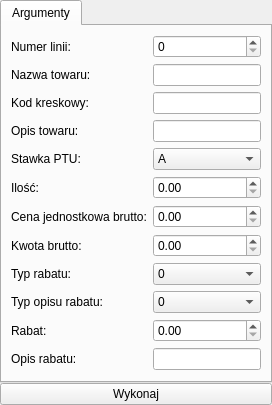
       <widget class="QWidget" name="printReceiptLinePage">
        <layout class="QGridLayout" name="gridLayout_90">
         <property name="margin">
          <number>0</number>
         </property>
         <property name="spacing">
          <number>0</number>
         </property>
         <item row="0" column="0">
          <widget class="QTabWidget" name="tabWidget_31">
           <property name="currentIndex">
            <number>0</number>
           </property>
           <widget class="QWidget" name="tab_61">
            <attribute name="title">
             <string>Argumenty</string>
            </attribute>
            <layout class="QFormLayout" name="formLayout_16">
             <item row="0" column="0">
              <widget class="QLabel" name="label_96">
               <property name="text">
                <string>Numer linii:</string>
               </property>
               <property name="buddy">
                <cstring>itemLine</cstring>
               </property>
              </widget>
             </item>
             <item row="0" column="1">
              <widget class="QSpinBox" name="itemLine">
               <property name="maximum">
                <number>255</number>
               </property>
              </widget>
             </item>
             <item row="1" column="0">
              <widget class="QLabel" name="label_98">
               <property name="text">
                <string>Nazwa towaru:</string>
               </property>
               <property name="buddy">
                <cstring>itemName</cstring>
               </property>
              </widget>
             </item>
             <item row="1" column="1">
              <widget class="QLineEdit" name="itemName">
               <property name="maxLength">
                <number>40</number>
               </property>
              </widget>
             </item>
             <item row="2" column="0">
              <widget class="QLabel" name="label_100">
               <property name="text">
                <string>Kod kreskowy:</string>
               </property>
               <property name="buddy">
                <cstring>itemBarcode</cstring>
               </property>
              </widget>
             </item>
             <item row="2" column="1">
              <widget class="QLineEdit" name="itemBarcode">
               <property name="maxLength">
                <number>31</number>
               </property>
              </widget>
             </item>
             <item row="3" column="0">
              <widget class="QLabel" name="label_102">
               <property name="text">
                <string>Opis towaru:</string>
               </property>
               <property name="buddy">
                <cstring>itemDescription</cstring>
               </property>
              </widget>
             </item>
             <item row="3" column="1">
              <widget class="QLineEdit" name="itemDescription">
               <property name="maxLength">
                <number>160</number>
               </property>
              </widget>
             </item>
             <item row="4" column="0">
              <widget class="QLabel" name="label_104">
               <property name="text">
                <string>Stawka PTU:</string>
               </property>
               <property name="buddy">
                <cstring>itemVat</cstring>
               </property>
              </widget>
             </item>
             <item row="4" column="1">
              <widget class="QComboBox" name="itemVat">
               <item>
                <property name="text">
                 <string>A</string>
                </property>
               </item>
               <item>
                <property name="text">
                 <string>B</string>
                </property>
               </item>
               <item>
                <property name="text">
                 <string>C</string>
                </property>
               </item>
               <item>
                <property name="text">
                 <string>D</string>
                </property>
               </item>
               <item>
                <property name="text">
                 <string>E</string>
                </property>
               </item>
               <item>
                <property name="text">
                 <string>F</string>
                </property>
               </item>
               <item>
                <property name="text">
                 <string>G</string>
                </property>
               </item>
              </widget>
             </item>
             <item row="5" column="0">
              <widget class="QLabel" name="label_106">
               <property name="text">
                <string>Ilość:</string>
               </property>
               <property name="buddy">
                <cstring>itemQuantity</cstring>
               </property>
              </widget>
             </item>
             <item row="5" column="1">
              <widget class="QDoubleSpinBox" name="itemQuantity">
               <property name="maximum">
                <double>999999999.000000000000000</double>
               </property>
              </widget>
             </item>
             <item row="6" column="0">
              <widget class="QLabel" name="label_108">
               <property name="text">
                <string>Cena jednostkowa brutto:</string>
               </property>
               <property name="buddy">
                <cstring>itemPrice</cstring>
               </property>
              </widget>
             </item>
             <item row="6" column="1">
              <widget class="QDoubleSpinBox" name="itemPrice">
               <property name="maximum">
                <double>999999999.000000000000000</double>
               </property>
              </widget>
             </item>
             <item row="7" column="0">
              <widget class="QLabel" name="label_110">
               <property name="text">
                <string>Kwota brutto:</string>
               </property>
               <property name="buddy">
                <cstring>itemGross</cstring>
               </property>
              </widget>
             </item>
             <item row="7" column="1">
              <widget class="QDoubleSpinBox" name="itemGross">
               <property name="maximum">
                <double>999999999.000000000000000</double>
               </property>
              </widget>
             </item>
             <item row="8" column="0">
              <widget class="QLabel" name="label_112">
               <property name="text">
                <string>Typ rabatu:</string>
               </property>
               <property name="buddy">
                <cstring>itemDiscountType</cstring>
               </property>
              </widget>
             </item>
             <item row="8" column="1">
              <widget class="QComboBox" name="itemDiscountType">
               <item>
                <property name="text">
                 <string>0</string>
                </property>
               </item>
               <item>
                <property name="text">
                 <string>1</string>
                </property>
               </item>
               <item>
                <property name="text">
                 <string>2</string>
                </property>
               </item>
               <item>
                <property name="text">
                 <string>3</string>
                </property>
               </item>
               <item>
                <property name="text">
                 <string>4</string>
                </property>
               </item>
              </widget>
             </item>
             <item row="9" column="0">
              <widget class="QLabel" name="label_114">
               <property name="text">
                <string>Typ opisu rabatu:</string>
               </property>
               <property name="buddy">
                <cstring>itemDiscountDesc</cstring>
               </property>
              </widget>
             </item>
             <item row="9" column="1">
              <widget class="QComboBox" name="itemDiscountDesc">
               <item>
                <property name="text">
                 <string>0</string>
                </property>
               </item>
               <item>
                <property name="text">
                 <string>1</string>
                </property>
               </item>
               <item>
                <property name="text">
                 <string>2</string>
                </property>
               </item>
               <item>
                <property name="text">
                 <string>3</string>
                </property>
               </item>
               <item>
                <property name="text">
                 <string>4</string>
                </property>
               </item>
               <item>
                <property name="text">
                 <string>5</string>
                </property>
               </item>
               <item>
                <property name="text">
                 <string>6</string>
                </property>
               </item>
               <item>
                <property name="text">
                 <string>7</string>
                </property>
               </item>
               <item>
                <property name="text">
                 <string>8</string>
                </property>
               </item>
               <item>
                <property name="text">
                 <string>9</string>
                </property>
               </item>
               <item>
                <property name="text">
                 <string>10</string>
                </property>
               </item>
               <item>
                <property name="text">
                 <string>11</string>
                </property>
               </item>
               <item>
                <property name="text">
                 <string>12</string>
                </property>
               </item>
               <item>
                <property name="text">
                 <string>13</string>
                </property>
               </item>
               <item>
                <property name="text">
                 <string>14</string>
                </property>
               </item>
               <item>
                <property name="text">
                 <string>15</string>
                </property>
               </item>
               <item>
                <property name="text">
                 <string>16</string>
                </property>
               </item>
              </widget>
             </item>
             <item row="10" column="0">
              <widget class="QLabel" name="label_116">
               <property name="text">
                <string>Rabat:</string>
               </property>
               <property name="buddy">
                <cstring>itemDiscountValue</cstring>
               </property>
              </widget>
             </item>
             <item row="10" column="1">
              <widget class="QDoubleSpinBox" name="itemDiscountValue">
               <property name="maximum">
                <double>999999999.000000000000000</double>
               </property>
              </widget>
             </item>
             <item row="11" column="0">
              <widget class="QLabel" name="label_118">
               <property name="text">
                <string>Opis rabatu:</string>
               </property>
               <property name="buddy">
                <cstring>itemDiscountName</cstring>
               </property>
              </widget>
             </item>
             <item row="11" column="1">
              <widget class="QLineEdit" name="itemDiscountName">
               <property name="maxLength">
                <number>40</number>
               </property>
              </widget>
             </item>
            </layout>
           </widget>
          </widget>
         </item>
         <item row="1" column="0">
          <widget class="QPushButton" name="printReceiptLineButton">
           <property name="text">
            <string>Wykonaj</string>
           </property>
          </widget>
         </item>
        </layout>
       </widget>
